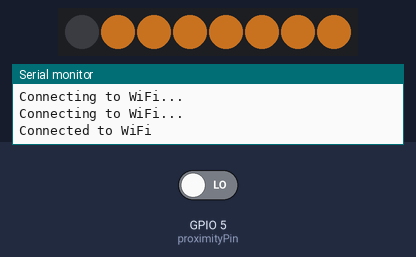
This sketch was run on a simulated ESP32-S3. Parts: 8 RGB LEDs in strip order, left to right, the last lines printed to the serial monitor. The test bench sets the inputs (shaded band); at power-on: GPIO 5 (proximityPin) LOW. Dim RGB values are drawn brighter than linear; WiFi joins after 1.5 s; servers stay silent unless stated; network time is answered at once with the bench clock; the local clock reads 2024-03-15 10:24:30 at power-on unless the sketch sets it.

Above: at 3.2 s.
3.3 s: GPIO 5 (proximityPin) driven HIGH
At 34.0 s:
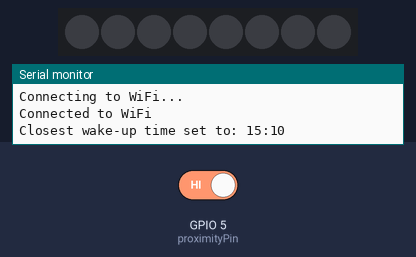
Timing chart, 0 to 34.9 s (numbered marks = the images above; inputs shaded):
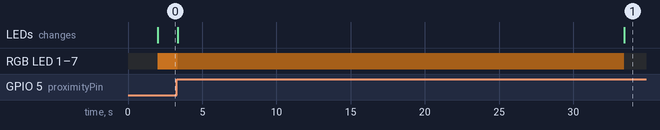

The sketch:

SClamp_optimized__2_.ino
```cpp
#include <WiFi.h>
#include <NTPClient.h>
#include <WiFiUdp.h>
#include <FastLED.h>

// WiFi credentials
const char* ssid = "WIFI_SSID";
const char* password = "PASSWORD";

//target wake up time
int targetHour = 7;
int targetMinute = 30;

// Timezone offset in seconds (e.g., for IST it's +5:30, so offset is 19800 seconds)
const long utcOffsetInSeconds = 19800;

WiFiUDP ntpUDP;
NTPClient timeClient(ntpUDP, "pool.ntp.org", utcOffsetInSeconds);

// Proximity Sensor Pin
const int proximityPin = D4; // Pin connected to the proximity sensor (Adjust as needed)
bool detectionActive = false;
bool wakeTimeCalculated = false; // Flag to prevent recalculating
unsigned long detectionStartTime = 0;

#define LED_PIN    D1    // Pin connected to the WS2812 data line
#define NUM_LEDS   8    // Number of WS2812 LEDs in your strip

// Variables to store wake-up time
int calculatedWakeHour = -1;
int calculatedWakeMinute = -1;

// Define the array of leds
CRGB leds[NUM_LEDS];

// Sunrise duration in milliseconds
const unsigned long sunriseDuration = 300000; // 5 minutes in milliseconds
const unsigned long offDelay = 600000;     // 10 minutes in milliseconds

// Define the sunrise color gradient (CRGB values)
const CRGB sunriseColors[] = {
  CRGB(20, 0, 0),     // Dark Red
  CRGB(50, 10, 0),    // Orange-Red
  CRGB(100, 30, 0),   // Orange
  CRGB(150, 70, 10),  // Yellow-Orange
  CRGB(200, 120, 30), // Light Yellow-Orange
  CRGB(255, 180, 80), // Bright Yellow
  CRGB(255, 220, 150),// Very Light Yellow
  CRGB(255, 255, 200) // Almost White
};
const int numColorSteps = sizeof(sunriseColors) / sizeof(sunriseColors[0]);

unsigned long startTime;
bool sunriseComplete = false; // Flag to track if the sunrise is finished
unsigned long sunriseEndTime = 0; // Store the time when the sunrise completed
bool ledOn = true;        // Flag to track if LEDs are on

void calculateWakeTime(int currentHour, int currentMinute, int cycles, int& wakeHour, int& wakeMinute) {
  int fallAsleepTime = 15; // Time to fall asleep in minutes
  int cycleDuration = 90; // Length of one sleep cycle in minutes
  int totalMinutesToAdd = fallAsleepTime + (cycles * cycleDuration);
  int currentTimeInMinutes = (currentHour * 60) + currentMinute;
  int wakeTimeInMinutes = currentTimeInMinutes + totalMinutesToAdd;

  // Handle next day overflow
  if (wakeTimeInMinutes >= 1440) {
    wakeTimeInMinutes -= 1440;
  }

  // Convert back to hours and minutes
  wakeHour = wakeTimeInMinutes / 60;
  wakeMinute = wakeTimeInMinutes % 60;
}

void runSunriseAnimation() {
  unsigned long elapsedTime = millis() - startTime;

  if (elapsedTime <= sunriseDuration) {
    // Calculate the progress (0.0 to 1.0)
    float progress = (float)elapsedTime / sunriseDuration;

    // Calculate the brightness (0 to 255)
    uint8_t brightness = static_cast<uint8_t>(255 * progress);
    FastLED.setBrightness(brightness);

    // Calculate the color based on the progress
    float colorProgress = progress * (numColorSteps - 1);
    int colorIndex = static_cast<int>(colorProgress);
    float colorFraction = colorProgress - colorIndex;

    CRGB color1 = sunriseColors[colorIndex];
    CRGB color2 = sunriseColors[min(colorIndex + 1, numColorSteps - 1)];

    CRGB currentColor = blend(color1, color2, colorFraction * 255); // Blend using FastLED's blend function

    // Set all LEDs to the calculated color
    fill_solid(leds, NUM_LEDS, currentColor);
  } else if (!sunriseComplete) {
    // Sunrise is complete, keep the LEDs at the final color and brightness
    FastLED.setBrightness(255);
    fill_solid(leds, NUM_LEDS, sunriseColors[numColorSteps - 1]);
    sunriseComplete = true; // Set the flag so this block doesn't run repeatedly
    sunriseEndTime = millis(); // Record the time of sunrise completion
  }

  FastLED.show();
}

void turnOnLeds() {
  leds[0] = CRGB::Black;
  for (int i = 1; i < NUM_LEDS; ++i) {
    leds[i] = CRGB(255, 147, 41);
  }
  FastLED.show();
}

void turnOffLeds() {
  FastLED.clear();
  FastLED.show();
}

void setup() {
  Serial.begin(115200);

  // Initialize LEDs
  FastLED.addLeds<WS2812, LED_PIN, GRB>(leds, NUM_LEDS);
  FastLED.clear(); // Initialize all pixels to 'off'
  FastLED.show();

  // Connect to WiFi
  WiFi.begin(ssid, password);
  while (WiFi.status() != WL_CONNECTED) {
    delay(1000);
    Serial.println("Connecting to WiFi...");
  }
  Serial.println("Connected to WiFi");

  // Initialize NTP client
  timeClient.begin();

  // Initialize proximity sensor
  pinMode(proximityPin, INPUT);

  startTime = millis();
  FastLED.setBrightness(100);
}

void loop() {
  static unsigned long lastNTPCheck = 0;
  const unsigned long ntpCheckInterval = 2 * 60 * 1000; // Check NTP every 2 minutes

  if (ledOn) {
    turnOnLeds();
  } else {
    turnOffLeds();
  }

  // Proximity sensor check
  int proximityState = digitalRead(proximityPin);
  if (proximityState == HIGH) {
    if (!detectionActive) {
      detectionActive = true;
      detectionStartTime = millis();
      FastLED.setBrightness(40);
    } else if (millis() - detectionStartTime >= 30000 && !wakeTimeCalculated) { // 30 seconds and not yet calculated
      wakeTimeCalculated = true;
      ledOn = false;

      // Fetch time and calculate wake-up time
      timeClient.update();
      int currentHour = timeClient.getHours();
      int currentMinute = timeClient.getMinutes();

      // Variables to store calculated wake-up times
      int wakeHour3, wakeMinute3;
      int wakeHour4, wakeMinute4;
      int wakeHour5, wakeMinute5;

      // Calculate wake-up times for 3, 4, and 5 cycles
      calculateWakeTime(currentHour, currentMinute, 3, wakeHour3, wakeMinute3);
      calculateWakeTime(currentHour, currentMinute, 4, wakeHour4, wakeMinute4);
      calculateWakeTime(currentHour, currentMinute, 5, wakeHour5, wakeMinute5);

       // Choose the closest wake-up time to 7:30 AM
      int actualTimeInMinutes = targetHour * 60 + targetMinute;

      // Convert wake-up times to minutes for easy comparison
      int wakeTime3InMinutes = wakeHour3 * 60 + wakeMinute3;
      int wakeTime4InMinutes = wakeHour4 * 60 + wakeMinute4;
      int wakeTime5InMinutes = wakeHour5 * 60 + wakeMinute5;

      // Calculate the difference between each calculated wake-up time and the actual time (7:30 AM)
      int diff3 = abs(wakeTime3InMinutes - actualTimeInMinutes);
      int diff4 = abs(wakeTime4InMinutes - actualTimeInMinutes);
      int diff5 = abs(wakeTime5InMinutes - actualTimeInMinutes);

      // Choose the closest wake-up time
      if (diff3 <= diff4 && diff3 <= diff5) {
        calculatedWakeHour = wakeHour3;
        calculatedWakeMinute = wakeMinute3;
      } else if (diff4 <= diff3 && diff4 <= diff5) {
        calculatedWakeHour = wakeHour4;
        calculatedWakeMinute = wakeMinute4;
      } else {
        calculatedWakeHour = wakeHour5;
        calculatedWakeMinute = wakeMinute5;
      }

      Serial.print("Closest wake-up time set to: ");
      Serial.print(calculatedWakeHour);
      Serial.print(":");
      if (calculatedWakeMinute < 10) Serial.print("0");
      Serial.println(calculatedWakeMinute);
    }
  } else {
    detectionActive = false;
    wakeTimeCalculated = false; // Reset flag when detection stops
    FastLED.setBrightness(100);
  }

  // Check time every 2 minutes
  if (millis() - lastNTPCheck >= ntpCheckInterval) {
    lastNTPCheck = millis();
    timeClient.update();
    int currentHour = timeClient.getHours();
    int currentMinute = timeClient.getMinutes();

    // Check if it's time to wake up or has already passed
    if (calculatedWakeHour != -1 && calculatedWakeMinute != -1) {
      if ((currentHour > calculatedWakeHour) ||
          (currentHour == calculatedWakeHour && currentMinute >= calculatedWakeMinute)) {
        Serial.println("Time to wake up!");
        while (!sunriseComplete) {
          runSunriseAnimation();
          delay(200);
        }
        while (!ledOn) { // Let the lamp stay white for 10 minutes
          if (millis() - sunriseEndTime >= offDelay) {
            ledOn = true;
            FastLED.setBrightness(100);
          }
          delay(1000);
        }
        calculatedWakeHour = -1; // Reset to prevent repeated triggers
        calculatedWakeMinute = -1;
      }
    }
  }

  delay(50);
}
```

Measured:
- after the input at 3.3 s, RGB LED 1–7: RGB(100, 57, 16) → RGB(40, 23, 6) after 0.07 s, → off 30.1 s later; the LEDs: first change after 0.07 s (image 1 shows a later state)
